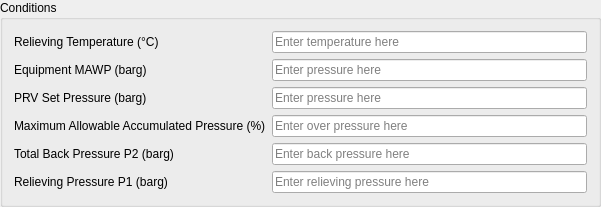
           <widget class="QGroupBox" name="conditions">
            <property name="geometry">
             <rect>
              <x>10</x>
              <y>350</y>
              <width>601</width>
              <height>191</height>
             </rect>
            </property>
            <property name="title">
             <string>Conditions</string>
            </property>
            <layout class="QGridLayout" name="gridLayout_15">
             <item row="4" column="0">
              <widget class="QLabel" name="total_back_pressure">
               <property name="text">
                <string>Total Back Pressure P2 (barg)</string>
               </property>
              </widget>
             </item>
             <item row="5" column="1">
              <widget class="QLineEdit" name="relieving_pressure_2">
               <property name="enabled">
                <bool>true</bool>
               </property>
               <property name="text">
                <string/>
               </property>
               <property name="placeholderText">
                <string>Enter relieving pressure here</string>
               </property>
              </widget>
             </item>
             <item row="2" column="1">
              <widget class="QLineEdit" name="set_pressure_2">
               <property name="text">
                <string/>
               </property>
               <property name="placeholderText">
                <string>Enter pressure here</string>
               </property>
              </widget>
             </item>
             <item row="0" column="1">
              <widget class="QLineEdit" name="relieving_temp_2">
               <property name="placeholderText">
                <string>Enter temperature here</string>
               </property>
              </widget>
             </item>
             <item row="3" column="1">
              <widget class="QLineEdit" name="overpressure_percentage_2">
               <property name="text">
                <string/>
               </property>
               <property name="placeholderText">
                <string>Enter over pressure here</string>
               </property>
              </widget>
             </item>
             <item row="4" column="1">
              <widget class="QLineEdit" name="total_back_pressure_2">
               <property name="placeholderText">
                <string>Enter back pressure here</string>
               </property>
              </widget>
             </item>
             <item row="2" column="0">
              <widget class="QLabel" name="set_pressure">
               <property name="text">
                <string>PRV Set Pressure (barg)</string>
               </property>
              </widget>
             </item>
             <item row="0" column="0">
              <widget class="QLabel" name="relieving_temp">
               <property name="text">
                <string>Relieving Temperature (°C)</string>
               </property>
              </widget>
             </item>
             <item row="5" column="0">
              <widget class="QLabel" name="relieving_pressure">
               <property name="text">
                <string>Relieving Pressure P1 (barg)</string>
               </property>
              </widget>
             </item>
             <item row="3" column="0">
              <widget class="QLabel" name="overpressure_percentage">
               <property name="text">
                <string>Maximum Allowable Accumulated Pressure (%)</string>
               </property>
              </widget>
             </item>
             <item row="1" column="0">
              <widget class="QLabel" name="equipment_mawp">
               <property name="text">
                <string>Equipment MAWP (barg)</string>
               </property>
              </widget>
             </item>
             <item row="1" column="1">
              <widget class="QLineEdit" name="equipment_mawp_2">
               <property name="placeholderText">
                <string>Enter pressure here</string>
               </property>
              </widget>
             </item>
            </layout>
           </widget>
